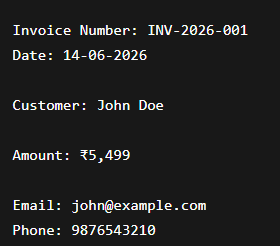
#> input picture assets/sample_invoice.png, 280 x 246 px
$ python test_ocr.py
#> lines starting #> are read from the running program, lines starting #| are printed output that depends on the picture; after the words box and inside, x2 and y2 are one past the last pixel; in counts of white or black regions, pixels touching at a corner belong together
#> further down, image is the input picture: shape (246, 280, 3); mean B, G, R 33.8, 33.8, 33.8
### modules/image_processor.py
import cv2


def preprocess_image(image):

    # Grayscale
    gray = cv2.cvtColor(image, cv2.COLOR_BGR2GRAY)
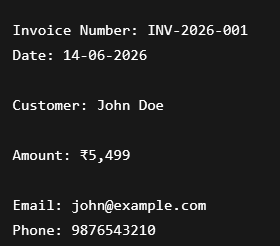
#> gray: shape (246, 280); min 24, max 255, mean 33.8

    # Upscale image
    gray = cv2.resize(
        gray,
        None,
        fx=2,
        fy=2,
        interpolation=cv2.INTER_CUBIC
    )
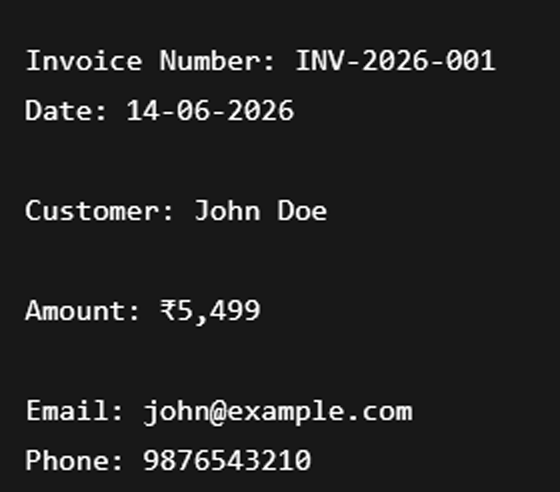
#> gray: shape (492, 560); min 0, max 255, mean 33.8

    # Noise reduction
    blurred = cv2.GaussianBlur(gray, (3, 3), 0)

    # Binary threshold + invert
    threshold = cv2.threshold(
        blurred,
        0,
        255,
        cv2.THRESH_BINARY_INV + cv2.THRESH_OTSU
    )[1]
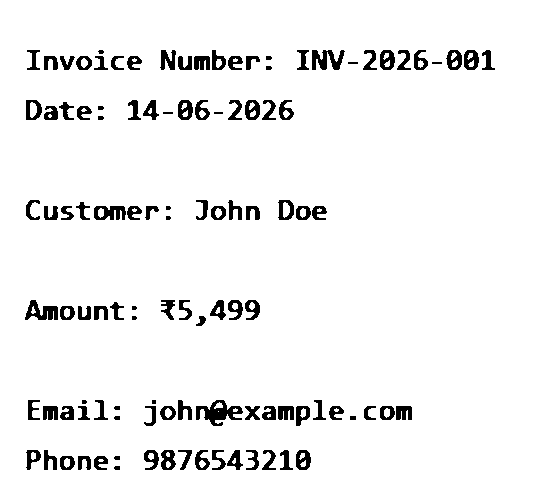
#> threshold: shape (492, 560); 94.7% white; 112 black regions (8 under 20 px), largest, box (x1, y1, x2, y2) and area: (196, 400, 243, 426) 585, (312, 50, 345, 70) 394, (25, 300, 58, 320) 372

    return gray, blurred, threshold

### modules/ocr_engine.py
import cv2
import pytesseract
import os
import platform

# Set Tesseract Path
if platform.system() == 'Windows':
    pytesseract.pytesseract.tesseract_cmd = r"C:\Program Files\Tesseract-OCR\tesseract.exe"


def extract_text(image):

    custom_config = r'--oem 3 --psm 6'

#> (the run stopped early here; a loop or call above may not have finished)

$ run again, with assets/sample_a4.png copied over assets/sample_invoice.png
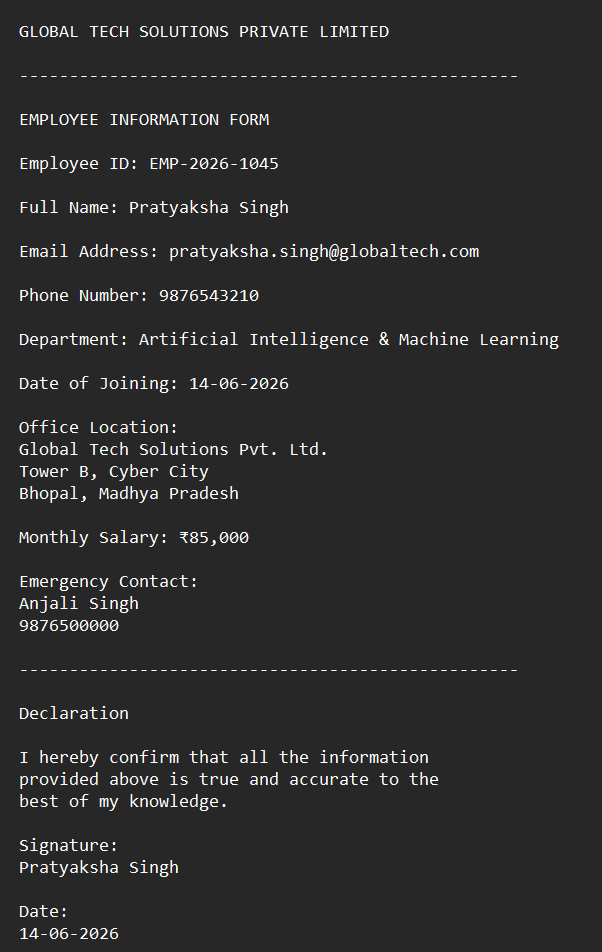
#> input picture assets/sample_a4.png, 602 x 952 px
#> image is the input picture: shape (952, 602, 3); mean B, G, R 45.5, 45.5, 45.5
#> in preprocess_image, `gray = cv2.cvtColor(image, cv2.COLOR_BGR2GRAY)`:
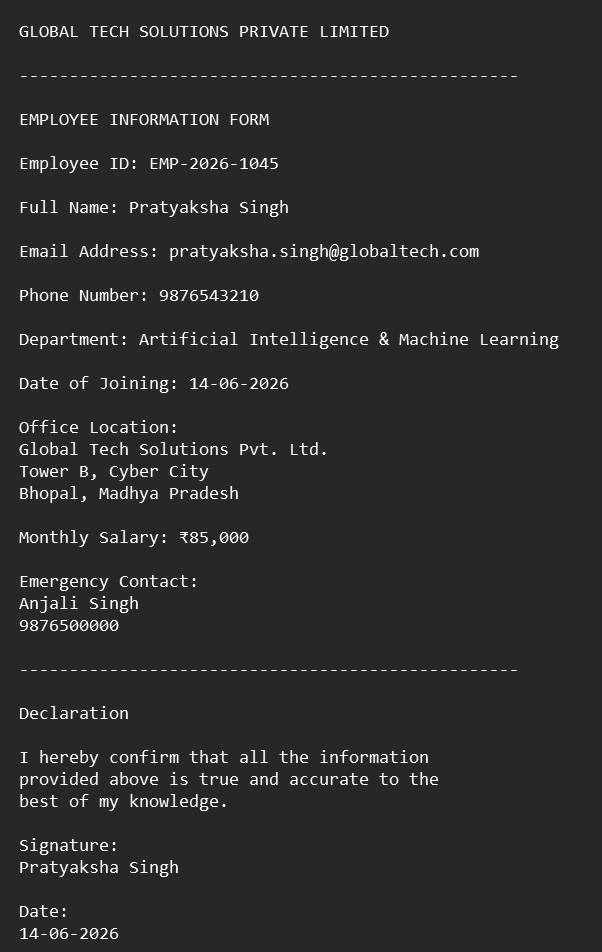
#> gray: shape (952, 602); min 39, max 255, mean 45.5
#> in preprocess_image, `threshold = cv2.threshold( blurred, 0, 255, cv2.THRESH_BINARY_INV + cv..`:
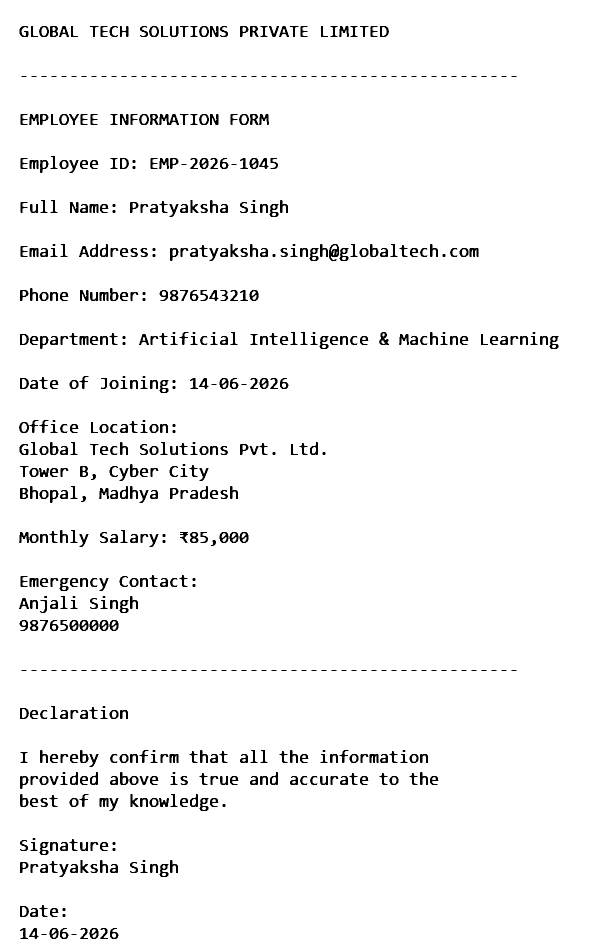
#> threshold: shape (1904, 1204) (shown at 1/2 size); 96.1% white; 655 black regions, largest, box (x1, y1, x2, y2) and area: (318, 228, 358, 250) 452, (658, 488, 678, 522) 397, (758, 664, 778, 690) 286
